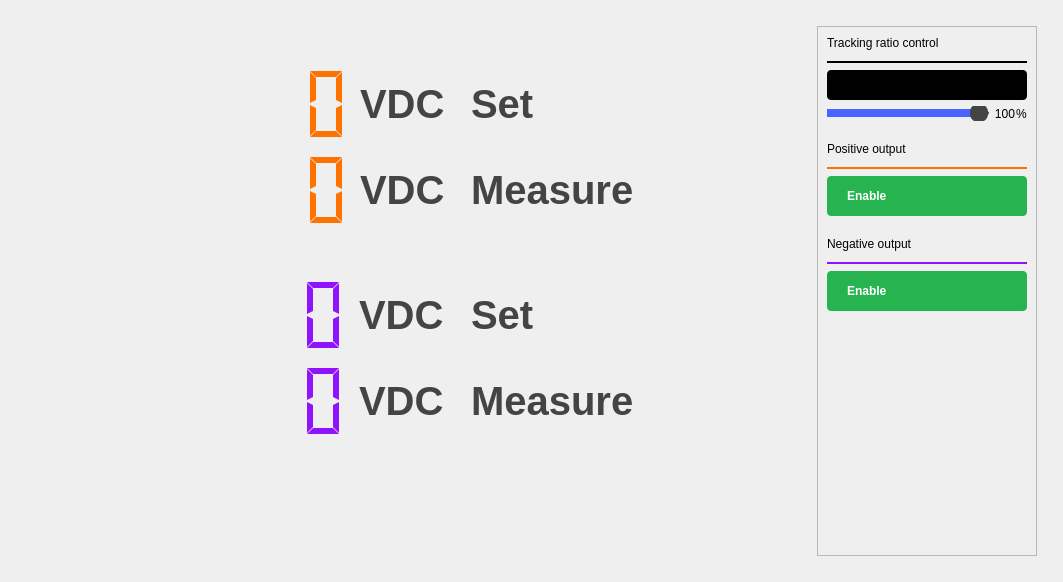
<?xml version="1.0" encoding="UTF-8"?>
<ui version="4.0">
 <class>PowerController</class>
 <widget class="QWidget" name="PowerController">
  <property name="geometry">
   <rect>
    <x>0</x>
    <y>0</y>
    <width>1059</width>
    <height>582</height>
   </rect>
  </property>
  <property name="sizePolicy">
   <sizepolicy hsizetype="MinimumExpanding" vsizetype="MinimumExpanding">
    <horstretch>0</horstretch>
    <verstretch>0</verstretch>
   </sizepolicy>
  </property>
  <property name="windowTitle">
   <string>Scopy Power Control</string>
  </property>
  <layout class="QHBoxLayout" name="horizontalLayout_2">
   <property name="spacing">
    <number>0</number>
   </property>
   <property name="leftMargin">
    <number>0</number>
   </property>
   <property name="topMargin">
    <number>0</number>
   </property>
   <property name="rightMargin">
    <number>0</number>
   </property>
   <property name="bottomMargin">
    <number>0</number>
   </property>
   <item>
    <widget class="adiscope::DetachDragZone" name="leftPanel" native="true">
     <property name="sizePolicy">
      <sizepolicy hsizetype="Expanding" vsizetype="Preferred">
       <horstretch>0</horstretch>
       <verstretch>0</verstretch>
      </sizepolicy>
     </property>
     <property name="styleSheet">
      <string notr="true"/>
     </property>
     <layout class="QVBoxLayout" name="verticalLayout">
      <property name="leftMargin">
       <number>100</number>
      </property>
      <property name="topMargin">
       <number>64</number>
      </property>
      <property name="rightMargin">
       <number>100</number>
      </property>
      <property name="bottomMargin">
       <number>64</number>
      </property>
      <item>
       <layout class="QGridLayout" name="gridLayout">
        <item row="0" column="4">
         <widget class="QLabel" name="label_5">
          <property name="sizePolicy">
           <sizepolicy hsizetype="Fixed" vsizetype="Preferred">
            <horstretch>0</horstretch>
            <verstretch>0</verstretch>
           </sizepolicy>
          </property>
          <property name="minimumSize">
           <size>
            <width>220</width>
            <height>0</height>
           </size>
          </property>
          <property name="maximumSize">
           <size>
            <width>220</width>
            <height>16777215</height>
           </size>
          </property>
          <property name="font">
           <font>
            <pointsize>30</pointsize>
            <weight>75</weight>
            <bold>true</bold>
           </font>
          </property>
          <property name="styleSheet">
           <string notr="true">QLabel { color: #444444; qproperty-alignment: 'AlignBottom | AlignLeft'; font-size: 30pt; font-weight: bold; }</string>
          </property>
          <property name="text">
           <string>Set</string>
          </property>
         </widget>
        </item>
        <item row="0" column="0">
         <spacer name="horizontalSpacer">
          <property name="orientation">
           <enum>Qt::Horizontal</enum>
          </property>
          <property name="sizeHint" stdset="0">
           <size>
            <width>42</width>
            <height>20</height>
           </size>
          </property>
         </spacer>
        </item>
        <item row="1" column="4">
         <widget class="QLabel" name="label_6">
          <property name="sizePolicy">
           <sizepolicy hsizetype="Fixed" vsizetype="Preferred">
            <horstretch>0</horstretch>
            <verstretch>0</verstretch>
           </sizepolicy>
          </property>
          <property name="minimumSize">
           <size>
            <width>220</width>
            <height>0</height>
           </size>
          </property>
          <property name="maximumSize">
           <size>
            <width>220</width>
            <height>16777215</height>
           </size>
          </property>
          <property name="font">
           <font>
            <pointsize>30</pointsize>
            <weight>75</weight>
            <bold>true</bold>
           </font>
          </property>
          <property name="styleSheet">
           <string notr="true">QLabel { color: #444444; qproperty-alignment: 'AlignBottom | AlignLeft'; font-size: 30pt; font-weight: bold; }</string>
          </property>
          <property name="text">
           <string>Measure</string>
          </property>
         </widget>
        </item>
        <item row="0" column="2">
         <widget class="QLabel" name="label_7">
          <property name="styleSheet">
           <string notr="true">QLabel { color: #444444; qproperty-alignment: 'AlignBottom | AlignLeft'; font-size: 30pt; font-weight: bold; }</string>
          </property>
          <property name="text">
           <string>VDC</string>
          </property>
         </widget>
        </item>
        <item row="1" column="1">
         <widget class="adiscope::LcdNumber" name="lcd1">
          <property name="sizePolicy">
           <sizepolicy hsizetype="Fixed" vsizetype="Fixed">
            <horstretch>0</horstretch>
            <verstretch>0</verstretch>
           </sizepolicy>
          </property>
          <property name="minimumSize">
           <size>
            <width>210</width>
            <height>80</height>
           </size>
          </property>
          <property name="styleSheet">
           <string notr="true">QLCDNumber {
background-color: transparent;
color: #ff7200;
}</string>
          </property>
          <property name="frameShape">
           <enum>QFrame::NoFrame</enum>
          </property>
          <property name="segmentStyle">
           <enum>QLCDNumber::Flat</enum>
          </property>
         </widget>
        </item>
        <item row="0" column="1">
         <widget class="adiscope::LcdNumber" name="lcd1_set">
          <property name="sizePolicy">
           <sizepolicy hsizetype="Fixed" vsizetype="Fixed">
            <horstretch>0</horstretch>
            <verstretch>0</verstretch>
           </sizepolicy>
          </property>
          <property name="minimumSize">
           <size>
            <width>210</width>
            <height>80</height>
           </size>
          </property>
          <property name="styleSheet">
           <string notr="true">QLCDNumber {
background-color: transparent;
color: #ff7200;
}</string>
          </property>
          <property name="frameShape">
           <enum>QFrame::NoFrame</enum>
          </property>
          <property name="digitCount">
           <number>5</number>
          </property>
          <property name="segmentStyle">
           <enum>QLCDNumber::Flat</enum>
          </property>
         </widget>
        </item>
        <item row="1" column="2">
         <widget class="QLabel" name="label_8">
          <property name="styleSheet">
           <string notr="true">QLabel { color: #444444; qproperty-alignment: 'AlignBottom | AlignLeft'; font-size: 30pt; font-weight: bold;  }</string>
          </property>
          <property name="text">
           <string>VDC</string>
          </property>
         </widget>
        </item>
        <item row="0" column="3">
         <spacer name="horizontalSpacer_3">
          <property name="orientation">
           <enum>Qt::Horizontal</enum>
          </property>
          <property name="sizeType">
           <enum>QSizePolicy::Fixed</enum>
          </property>
          <property name="sizeHint" stdset="0">
           <size>
            <width>20</width>
            <height>20</height>
           </size>
          </property>
         </spacer>
        </item>
        <item row="1" column="3">
         <spacer name="horizontalSpacer_4">
          <property name="orientation">
           <enum>Qt::Horizontal</enum>
          </property>
          <property name="sizeType">
           <enum>QSizePolicy::Fixed</enum>
          </property>
          <property name="sizeHint" stdset="0">
           <size>
            <width>20</width>
            <height>20</height>
           </size>
          </property>
         </spacer>
        </item>
       </layout>
      </item>
      <item>
       <widget class="QwtThermo" name="scale_dac1" native="true">
        <property name="upperBound" stdset="0">
         <double>5.000000000000000</double>
        </property>
        <property name="scaleMaxMinor" stdset="0">
         <number>10</number>
        </property>
        <property name="borderWidth" stdset="0">
         <number>0</number>
        </property>
       </widget>
      </item>
      <item>
       <layout class="QGridLayout" name="gridLayout_2">
        <property name="horizontalSpacing">
         <number>7</number>
        </property>
        <item row="1" column="4">
         <widget class="QLabel" name="label_2">
          <property name="sizePolicy">
           <sizepolicy hsizetype="Fixed" vsizetype="Preferred">
            <horstretch>0</horstretch>
            <verstretch>0</verstretch>
           </sizepolicy>
          </property>
          <property name="minimumSize">
           <size>
            <width>220</width>
            <height>0</height>
           </size>
          </property>
          <property name="maximumSize">
           <size>
            <width>220</width>
            <height>16777215</height>
           </size>
          </property>
          <property name="font">
           <font>
            <pointsize>30</pointsize>
            <weight>75</weight>
            <bold>true</bold>
           </font>
          </property>
          <property name="styleSheet">
           <string notr="true">QLabel { color: #444444; qproperty-alignment: 'AlignBottom | AlignLeft'; font-size: 30pt; font-weight: bold; }</string>
          </property>
          <property name="text">
           <string>Measure</string>
          </property>
         </widget>
        </item>
        <item row="1" column="1">
         <widget class="adiscope::LcdNumber" name="lcd2">
          <property name="sizePolicy">
           <sizepolicy hsizetype="Fixed" vsizetype="Fixed">
            <horstretch>0</horstretch>
            <verstretch>0</verstretch>
           </sizepolicy>
          </property>
          <property name="minimumSize">
           <size>
            <width>252</width>
            <height>80</height>
           </size>
          </property>
          <property name="styleSheet">
           <string notr="true">QLCDNumber {
background-color: transparent;
color: #9013fe;
}</string>
          </property>
          <property name="frameShape">
           <enum>QFrame::NoFrame</enum>
          </property>
          <property name="digitCount">
           <number>6</number>
          </property>
          <property name="segmentStyle">
           <enum>QLCDNumber::Flat</enum>
          </property>
         </widget>
        </item>
        <item row="0" column="4">
         <widget class="QLabel" name="label">
          <property name="sizePolicy">
           <sizepolicy hsizetype="Fixed" vsizetype="Preferred">
            <horstretch>0</horstretch>
            <verstretch>0</verstretch>
           </sizepolicy>
          </property>
          <property name="minimumSize">
           <size>
            <width>220</width>
            <height>0</height>
           </size>
          </property>
          <property name="maximumSize">
           <size>
            <width>220</width>
            <height>16777215</height>
           </size>
          </property>
          <property name="font">
           <font>
            <pointsize>30</pointsize>
            <weight>75</weight>
            <bold>true</bold>
           </font>
          </property>
          <property name="styleSheet">
           <string notr="true">QLabel { color: #444444; qproperty-alignment: 'AlignBottom | AlignLeft'; font-size: 30pt; font-weight: bold; }</string>
          </property>
          <property name="text">
           <string>Set</string>
          </property>
         </widget>
        </item>
        <item row="0" column="0">
         <spacer name="horizontalSpacer_2">
          <property name="orientation">
           <enum>Qt::Horizontal</enum>
          </property>
          <property name="sizeHint" stdset="0">
           <size>
            <width>0</width>
            <height>20</height>
           </size>
          </property>
         </spacer>
        </item>
        <item row="0" column="1">
         <widget class="adiscope::LcdNumber" name="lcd2_set">
          <property name="sizePolicy">
           <sizepolicy hsizetype="Fixed" vsizetype="Fixed">
            <horstretch>0</horstretch>
            <verstretch>0</verstretch>
           </sizepolicy>
          </property>
          <property name="minimumSize">
           <size>
            <width>252</width>
            <height>80</height>
           </size>
          </property>
          <property name="styleSheet">
           <string notr="true">QLCDNumber {
background-color: transparent;
color: #9013fe;
}</string>
          </property>
          <property name="frameShape">
           <enum>QFrame::NoFrame</enum>
          </property>
          <property name="digitCount">
           <number>6</number>
          </property>
          <property name="segmentStyle">
           <enum>QLCDNumber::Flat</enum>
          </property>
         </widget>
        </item>
        <item row="0" column="2">
         <widget class="QLabel" name="label_9">
          <property name="styleSheet">
           <string notr="true">QLabel { color: #444444; qproperty-alignment: 'AlignBottom | AlignLeft'; font-size: 30pt; font-weight: bold; }</string>
          </property>
          <property name="text">
           <string>VDC</string>
          </property>
         </widget>
        </item>
        <item row="1" column="2">
         <widget class="QLabel" name="label_10">
          <property name="styleSheet">
           <string notr="true">QLabel { color: #444444; qproperty-alignment: 'AlignBottom | AlignLeft'; font-size: 30pt; font-weight: bold; }</string>
          </property>
          <property name="text">
           <string>VDC</string>
          </property>
         </widget>
        </item>
        <item row="0" column="3">
         <spacer name="horizontalSpacer_5">
          <property name="orientation">
           <enum>Qt::Horizontal</enum>
          </property>
          <property name="sizeType">
           <enum>QSizePolicy::Fixed</enum>
          </property>
          <property name="sizeHint" stdset="0">
           <size>
            <width>20</width>
            <height>20</height>
           </size>
          </property>
         </spacer>
        </item>
        <item row="1" column="3">
         <spacer name="horizontalSpacer_6">
          <property name="orientation">
           <enum>Qt::Horizontal</enum>
          </property>
          <property name="sizeType">
           <enum>QSizePolicy::Fixed</enum>
          </property>
          <property name="sizeHint" stdset="0">
           <size>
            <width>20</width>
            <height>20</height>
           </size>
          </property>
         </spacer>
        </item>
       </layout>
      </item>
      <item>
       <widget class="QwtThermo" name="scale_dac2" native="true">
        <property name="lowerBound" stdset="0">
         <double>-5.000000000000000</double>
        </property>
        <property name="upperBound" stdset="0">
         <double>0.000000000000000</double>
        </property>
        <property name="scaleMaxMinor" stdset="0">
         <number>10</number>
        </property>
        <property name="borderWidth" stdset="0">
         <number>0</number>
        </property>
       </widget>
      </item>
      <item>
       <widget class="adiscope::InstrumentNotes" name="instrumentNotes" native="true"/>
      </item>
     </layout>
    </widget>
   </item>
   <item>
    <widget class="adiscope::DetachDragZone" name="rightMenu" native="true">
     <property name="sizePolicy">
      <sizepolicy hsizetype="Maximum" vsizetype="Preferred">
       <horstretch>0</horstretch>
       <verstretch>0</verstretch>
      </sizepolicy>
     </property>
     <layout class="QVBoxLayout" name="verticalLayout_4">
      <property name="spacing">
       <number>10</number>
      </property>
      <property name="leftMargin">
       <number>26</number>
      </property>
      <property name="topMargin">
       <number>26</number>
      </property>
      <property name="rightMargin">
       <number>26</number>
      </property>
      <property name="bottomMargin">
       <number>26</number>
      </property>
      <item>
       <widget class="QScrollArea" name="scrollArea">
        <property name="sizePolicy">
         <sizepolicy hsizetype="Fixed" vsizetype="Expanding">
          <horstretch>0</horstretch>
          <verstretch>0</verstretch>
         </sizepolicy>
        </property>
        <property name="horizontalScrollBarPolicy">
         <enum>Qt::ScrollBarAlwaysOff</enum>
        </property>
        <property name="widgetResizable">
         <bool>true</bool>
        </property>
        <widget class="QWidget" name="scrollAreaWidgetContents">
         <property name="geometry">
          <rect>
           <x>0</x>
           <y>0</y>
           <width>218</width>
           <height>528</height>
          </rect>
         </property>
         <layout class="QVBoxLayout" name="verticalLayout_2">
          <item>
           <widget class="QLabel" name="label_12">
            <property name="text">
             <string>Tracking ratio control</string>
            </property>
            <property name="general_settings_label" stdset="0">
             <bool>true</bool>
            </property>
           </widget>
          </item>
          <item>
           <spacer name="verticalSpacer_6">
            <property name="orientation">
             <enum>Qt::Vertical</enum>
            </property>
            <property name="sizeType">
             <enum>QSizePolicy::Fixed</enum>
            </property>
            <property name="sizeHint" stdset="0">
             <size>
              <width>20</width>
              <height>5</height>
             </size>
            </property>
           </spacer>
          </item>
          <item>
           <widget class="Line" name="line_3">
            <property name="frameShadow">
             <enum>QFrame::Plain</enum>
            </property>
            <property name="lineWidth">
             <number>2</number>
            </property>
            <property name="orientation">
             <enum>Qt::Horizontal</enum>
            </property>
            <property name="blue_line" stdset="0">
             <bool>true</bool>
            </property>
           </widget>
          </item>
          <item>
           <widget class="adiscope::CustomSwitch" name="btnSync">
            <property name="styleSheet">
             <string notr="true">QPushButton {
min-height: 30px;
max-height: 30px;
min-width: 200px;
max-width: 200px;
background-color: black;
border-radius: 4px;
}

QPushButton:disabled {
background-color: qlineargradient(spread:pad, x1:0.5, y1:0, x2:0.501, y2:0, stop:0 #727273, stop:1 #141416);
}

QWidget#handle {
min-height: 30px;
max-height: 30px;
min-width: 102px;
max-width: 102px;
background-color: #4a64ff;
border-radius: 2px;
}

QWidget#handle:disabled {
background-color: #aaaaaa;
}

QLabel {
margin-top: 6px;
background-color: transparent;
}

QLabel#on {
margin-top: 0px;
min-height:30px;
max-height:30px;
min-width:100px;
max-width:100px;
qproperty-alignment: AlignCenter AlignCenter;
margin-left: 0px;
color: white;
}

QLabel#on:disabled {
color: rgba(255,255,255,102);
}

QLabel#off {
margin-top: 0px;
min-height:30px;
max-height:30px;
min-width:100px;
max-width:100px;
margin-left: 100px;
color: white;
qproperty-alignment: AlignCenter AlignCenter;
}

QLabel#off:disabled {
color: rgba(255,255,255,51);
}
</string>
            </property>
            <property name="text">
             <string/>
            </property>
            <property name="leftText" stdset="0">
             <string>Independent</string>
            </property>
            <property name="rightText" stdset="0">
             <string>Tracking</string>
            </property>
            <property name="duration_ms" stdset="0">
             <number>0</number>
            </property>
           </widget>
          </item>
          <item>
           <layout class="QHBoxLayout" name="horizontalLayout">
            <property name="spacing">
             <number>1</number>
            </property>
            <item>
             <widget class="QSlider" name="trackingRatio">
              <property name="enabled">
               <bool>false</bool>
              </property>
              <property name="styleSheet">
               <string notr="true">QSlider::groove {
    border: 1px solid #444444;
    height: 2px; /* the groove expands to the size of the slider by default. by giving it a height, it has a fixed size */
    background: #999999;
    margin: 2px 0;
    border-radius: 2px;
}

QSlider::handle {
    background: rgb(73, 99, 255);
    border: 0px solid;
    width: 18px;
    margin: -8px 0; /* handle is placed by default on the contents rect of the groove. Expand outside the groove */
    border-radius: 8px;
}

QSlider::handle:disabled {
    background: #444444;
}

QSlider::sub-page:horizontal {
    background: #4A64FF;
}</string>
              </property>
              <property name="minimum">
               <number>0</number>
              </property>
              <property name="maximum">
               <number>100</number>
              </property>
              <property name="value">
               <number>100</number>
              </property>
              <property name="orientation">
               <enum>Qt::Horizontal</enum>
              </property>
             </widget>
            </item>
            <item>
             <widget class="QLabel" name="trackingRatioLbl">
              <property name="sizePolicy">
               <sizepolicy hsizetype="Minimum" vsizetype="Preferred">
                <horstretch>0</horstretch>
                <verstretch>0</verstretch>
               </sizepolicy>
              </property>
              <property name="minimumSize">
               <size>
                <width>25</width>
                <height>0</height>
               </size>
              </property>
              <property name="text">
               <string>100</string>
              </property>
              <property name="alignment">
               <set>Qt::AlignRight|Qt::AlignTrailing|Qt::AlignVCenter</set>
              </property>
             </widget>
            </item>
            <item>
             <widget class="QLabel" name="label_13">
              <property name="sizePolicy">
               <sizepolicy hsizetype="Maximum" vsizetype="Preferred">
                <horstretch>0</horstretch>
                <verstretch>0</verstretch>
               </sizepolicy>
              </property>
              <property name="text">
               <string>%</string>
              </property>
             </widget>
            </item>
           </layout>
          </item>
          <item>
           <spacer name="verticalSpacer">
            <property name="orientation">
             <enum>Qt::Vertical</enum>
            </property>
            <property name="sizeType">
             <enum>QSizePolicy::Fixed</enum>
            </property>
            <property name="sizeHint" stdset="0">
             <size>
              <width>20</width>
              <height>15</height>
             </size>
            </property>
           </spacer>
          </item>
          <item>
           <widget class="QLabel" name="label_3">
            <property name="sizePolicy">
             <sizepolicy hsizetype="Preferred" vsizetype="Preferred">
              <horstretch>0</horstretch>
              <verstretch>0</verstretch>
             </sizepolicy>
            </property>
            <property name="text">
             <string>Positive output</string>
            </property>
            <property name="general_settings_label" stdset="0">
             <bool>true</bool>
            </property>
           </widget>
          </item>
          <item>
           <spacer name="verticalSpacer_2">
            <property name="orientation">
             <enum>Qt::Vertical</enum>
            </property>
            <property name="sizeType">
             <enum>QSizePolicy::Fixed</enum>
            </property>
            <property name="sizeHint" stdset="0">
             <size>
              <width>20</width>
              <height>5</height>
             </size>
            </property>
           </spacer>
          </item>
          <item>
           <widget class="Line" name="line">
            <property name="sizePolicy">
             <sizepolicy hsizetype="Preferred" vsizetype="Fixed">
              <horstretch>0</horstretch>
              <verstretch>0</verstretch>
             </sizepolicy>
            </property>
            <property name="styleSheet">
             <string notr="true">QFrame { color: #ff7200; }</string>
            </property>
            <property name="frameShadow">
             <enum>QFrame::Plain</enum>
            </property>
            <property name="lineWidth">
             <number>2</number>
            </property>
            <property name="orientation">
             <enum>Qt::Horizontal</enum>
            </property>
           </widget>
          </item>
          <item>
           <layout class="QVBoxLayout" name="valuePosLayout"/>
          </item>
          <item>
           <widget class="QPushButton" name="dac1">
            <property name="sizePolicy">
             <sizepolicy hsizetype="Preferred" vsizetype="Fixed">
              <horstretch>0</horstretch>
              <verstretch>0</verstretch>
             </sizepolicy>
            </property>
            <property name="layoutDirection">
             <enum>Qt::RightToLeft</enum>
            </property>
            <property name="styleSheet">
             <string notr="true">QPushButton {
  width: 80px;
  height: 40px;
  border-radius: 4px;
  background-color: #27b34f;
  color: white;
  font-weight: bold;

  text-align: left;
  padding-left: 20px;
  padding-right: 20px;
}

QPushButton[running=true] {
  background-color: #F45000;
}

QPushButton:disabled {
  background-color: grey;
}</string>
            </property>
            <property name="text">
             <string>Enable</string>
            </property>
            <property name="icon">
             <iconset resource="../resources/resources.qrc">
              <normaloff>:/icons/ico-play.svg</normaloff>
              <normalon>:/icons/ico-stop.svg</normalon>:/icons/ico-play.svg</iconset>
            </property>
            <property name="iconSize">
             <size>
              <width>8</width>
              <height>10</height>
             </size>
            </property>
            <property name="checkable">
             <bool>true</bool>
            </property>
           </widget>
          </item>
          <item>
           <spacer name="verticalSpacer_4">
            <property name="orientation">
             <enum>Qt::Vertical</enum>
            </property>
            <property name="sizeType">
             <enum>QSizePolicy::Fixed</enum>
            </property>
            <property name="sizeHint" stdset="0">
             <size>
              <width>0</width>
              <height>15</height>
             </size>
            </property>
           </spacer>
          </item>
          <item>
           <widget class="QLabel" name="label_4">
            <property name="sizePolicy">
             <sizepolicy hsizetype="Preferred" vsizetype="Preferred">
              <horstretch>0</horstretch>
              <verstretch>0</verstretch>
             </sizepolicy>
            </property>
            <property name="text">
             <string>Negative output</string>
            </property>
            <property name="general_settings_label" stdset="0">
             <bool>true</bool>
            </property>
           </widget>
          </item>
          <item>
           <spacer name="verticalSpacer_5">
            <property name="orientation">
             <enum>Qt::Vertical</enum>
            </property>
            <property name="sizeType">
             <enum>QSizePolicy::Fixed</enum>
            </property>
            <property name="sizeHint" stdset="0">
             <size>
              <width>20</width>
              <height>5</height>
             </size>
            </property>
           </spacer>
          </item>
          <item>
           <widget class="Line" name="line_2">
            <property name="sizePolicy">
             <sizepolicy hsizetype="Preferred" vsizetype="Fixed">
              <horstretch>0</horstretch>
              <verstretch>0</verstretch>
             </sizepolicy>
            </property>
            <property name="styleSheet">
             <string notr="true">QFrame { color: #9013fe; }</string>
            </property>
            <property name="frameShadow">
             <enum>QFrame::Plain</enum>
            </property>
            <property name="lineWidth">
             <number>2</number>
            </property>
            <property name="orientation">
             <enum>Qt::Horizontal</enum>
            </property>
           </widget>
          </item>
          <item>
           <layout class="QVBoxLayout" name="valueNegLayout"/>
          </item>
          <item>
           <widget class="QPushButton" name="dac2">
            <property name="sizePolicy">
             <sizepolicy hsizetype="Preferred" vsizetype="Fixed">
              <horstretch>0</horstretch>
              <verstretch>0</verstretch>
             </sizepolicy>
            </property>
            <property name="layoutDirection">
             <enum>Qt::RightToLeft</enum>
            </property>
            <property name="styleSheet">
             <string notr="true">QPushButton {
  width: 80px;
  height: 40px;
  border-radius: 4px;
  background-color: #27b34f;
  color: white;
  font-weight: bold;

  text-align: left;
  padding-left: 20px;
  padding-right: 20px;
}

QPushButton[running=true] {
  background-color: #F45000;
}

QPushButton:disabled {
  background-color: grey;
}</string>
            </property>
            <property name="text">
             <string>Enable</string>
            </property>
            <property name="icon">
             <iconset resource="../resources/resources.qrc">
              <normaloff>:/icons/ico-play.svg</normaloff>
              <normalon>:/icons/ico-stop.svg</normalon>:/icons/ico-play.svg</iconset>
            </property>
            <property name="iconSize">
             <size>
              <width>8</width>
              <height>10</height>
             </size>
            </property>
            <property name="checkable">
             <bool>true</bool>
            </property>
           </widget>
          </item>
          <item>
           <spacer name="verticalSpacer_3">
            <property name="orientation">
             <enum>Qt::Vertical</enum>
            </property>
            <property name="sizeHint" stdset="0">
             <size>
              <width>20</width>
              <height>40</height>
             </size>
            </property>
           </spacer>
          </item>
         </layout>
        </widget>
       </widget>
      </item>
     </layout>
    </widget>
   </item>
  </layout>
 </widget>
 <customwidgets>
  <customwidget>
   <class>adiscope::DetachDragZone</class>
   <extends>QWidget</extends>
   <header>detachdragzone.h</header>
   <container>1</container>
  </customwidget>
  <customwidget>
   <class>adiscope::InstrumentNotes</class>
   <extends>QWidget</extends>
   <header>instrumentnotes.h</header>
   <container>1</container>
  </customwidget>
  <customwidget>
   <class>adiscope::CustomSwitch</class>
   <extends>QPushButton</extends>
   <header>customSwitch.hpp</header>
  </customwidget>
  <customwidget>
   <class>QwtThermo</class>
   <extends>QWidget</extends>
   <header>qwt_thermo.h</header>
  </customwidget>
  <customwidget>
   <class>adiscope::LcdNumber</class>
   <extends>QLCDNumber</extends>
   <header>lcdNumber.hpp</header>
  </customwidget>
 </customwidgets>
 <resources>
  <include location="../resources/resources.qrc"/>
  <include location="../resources/resources.qrc"/>
 </resources>
 <connections>
  <connection>
   <sender>btnSync</sender>
   <signal>toggled(bool)</signal>
   <receiver>dac2</receiver>
   <slot>setEnabled(bool)</slot>
   <hints>
    <hint type="sourcelabel">
     <x>947</x>
     <y>95</y>
    </hint>
    <hint type="destinationlabel">
     <x>947</x>
     <y>158</y>
    </hint>
   </hints>
  </connection>
  <connection>
   <sender>trackingRatio</sender>
   <signal>valueChanged(int)</signal>
   <receiver>trackingRatioLbl</receiver>
   <slot>setNum(int)</slot>
   <hints>
    <hint type="sourcelabel">
     <x>844</x>
     <y>151</y>
    </hint>
    <hint type="destinationlabel">
     <x>903</x>
     <y>115</y>
    </hint>
   </hints>
  </connection>
  <connection>
   <sender>btnSync</sender>
   <signal>toggled(bool)</signal>
   <receiver>trackingRatio</receiver>
   <slot>setDisabled(bool)</slot>
   <hints>
    <hint type="sourcelabel">
     <x>947</x>
     <y>95</y>
    </hint>
    <hint type="destinationlabel">
     <x>947</x>
     <y>447</y>
    </hint>
   </hints>
  </connection>
 </connections>
</ui>
